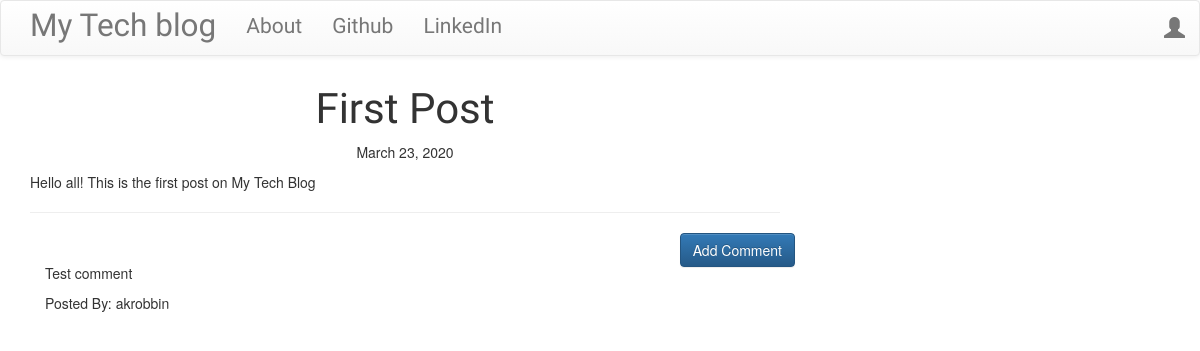
The app's page /post/1/ with its own data.
### blog/models.py (models this page shows, shortened)
class Post(models.Model):
    author = models.ForeignKey('auth.User', on_delete=models.CASCADE)
    title = models.CharField(max_length=200)
    text = models.TextField()
    create_date = models.DateField(default=timezone.now)
    published_date = models.DateField(blank=True,null=True)

class Comment(models.Model):
    post = models.ForeignKey('blog.Post', related_name='comments', on_delete=models.CASCADE)
    author = models.CharField(max_length=200)
    text = models.TextField()
    create_date = models.DateField(default=timezone.now)
    approved_comment = models.BooleanField(default=False)

### blog/views.py (the view)
# urls.py: path('post/<pk>/', views.PostDetailView.as_view(), name='post_detail'),
class PostDetailView(DetailView):
    model = Post

### blog/templates/blog/post_detail.html (shortened to what this page needs)
{% extends 'blog/base.html' %}
{% block content %}
  <h1 class="posttitle loader">{{post.title}}</h1>
  {% if post.published_date %}
    <div class="date postdate">
      {{ post.published_date }}
    </div>
  {% else %}
    <a class='btn btn-default' href="{% url 'post_publish' pk=post.pk %}">Publish</a>
  {% endif %}
  <p class="postcontent">{{ post.text|safe|linebreaksbr }}</p>
  <hr>
  <a class='btn btn-primary btn-comment' href="{% url 'add_comment_to_post' pk=post.pk %}">Add Comment</a>
  <div class="container">
    {% for comment in post.comments.all %}
      <br>
      {% if user.is_authenticated or comment.approved_comment %}
        <p>{{ comment.text|safe|linebreaks }}</p>
        <p>Posted By: {{ comment.author }}</p>
      {% endif %}
      {% empty %}
        <p>No Comments!</p>
    {% endfor %}
  </div>
{% endblock %}

### blog/static/css/blog.css (style rules this page uses)
.postdate { text-align: center; }
.posttitle { font-family: 'Russo One', sans-serif; font-size: 3em; text-align: center; }
.postcontent { font-family: 'Montserrat'; font-size: 1.5em; }
.btn-comment { position: absolute; right: 0px; }
.loader { filter:hue-rotate(0deg); color: linear-gradient(45deg,#0f8,#08f); animation:hue 5000ms infinite linear; }

### records on screen
Post: title "First Post", published_date "March 23, 2020", text "Hello all! This is the first post on My Tech Blog"
Comment: text "Test comment", author "akrobbin"
